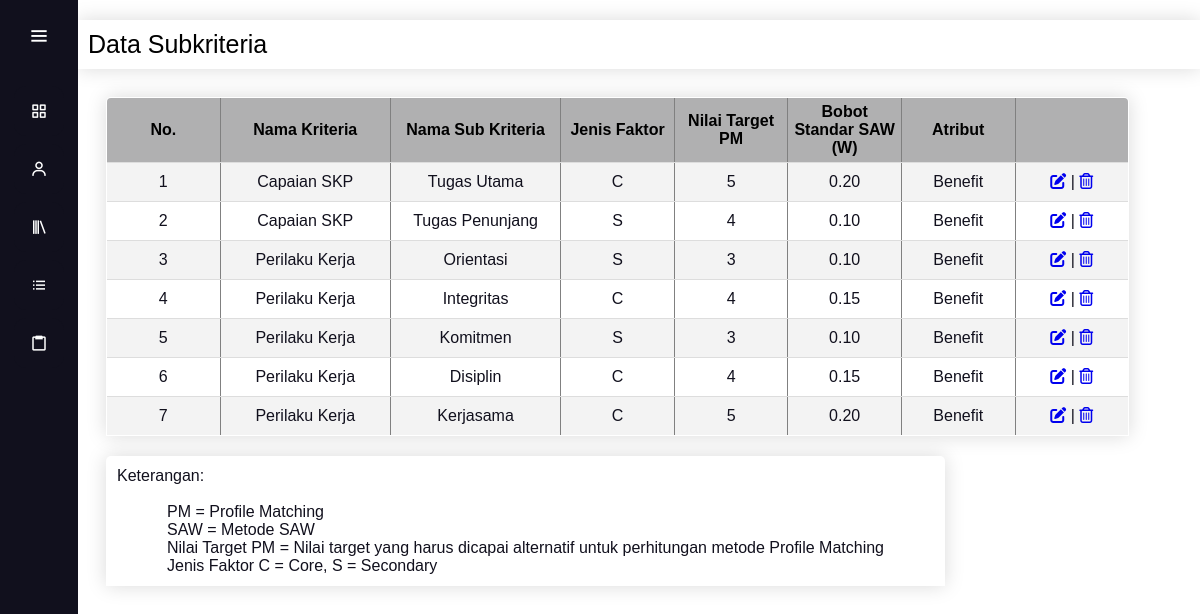
Page /data_subkriteria.php on the committed database.
### tables this page shows
CREATE TABLE `data_kriteria` (
  `id_aspek` tinyint(3) UNSIGNED NOT NULL,
  `nama_aspek` varchar(100) NOT NULL,
  `bobot` float NOT NULL,
  `bobot_core` float NOT NULL,
  `bobot_secondary` float NOT NULL,
  `nama_singkat` char(1) DEFAULT NULL
);

CREATE TABLE `data_subkriteria` (
  `id_sub` tinyint(4) NOT NULL,
  `kriteria` tinyint(4) NOT NULL COMMENT 'FK data_kriteria',
  `nama_sub` varchar(30) NOT NULL,
  `bobot_standar_pm` tinyint(4) NOT NULL,
  `bobot_standar_saw` decimal(4,2) NOT NULL,
  `jenis` enum('C','S') DEFAULT NULL COMMENT 'C=Core;S=Secondary',
  `jns_saw` varchar(7) NOT NULL
);

### data_subkriteria.php (the view, shortened to what this page needs)
<?php
    $conn = mysqli_connect("localhost", "root", "", "spk");
?>
<!DOCTYPE html>
<html>
    <head>
        <link rel="stylesheet" href="style.css">
        <link rel="stylesheet" href="fontAwesome/css/fontawesome.min.css">
        <link rel="stylesheet" href="fontAwesome/css/all.min.css">
        <link href='https://unpkg.com/boxicons@2.0.7/css/boxicons.min.css' rel='stylesheet'>
    </head>
    <body>
        <div class="sidebar">
            <div class="logo-details">
                <i class='bx bx-menu' id="btn" ></i>
            </div>
            <ul class="nav-list">
                <li>
                    <a href="index.php">
                        <i class='bx bx-grid-alt'></i>
                    </a>
                </li>
                <li>
                    <a href="data_alternatif.php">
                        <i class='bx bx-user' ></i>
                    </a>
                </li>
                <li>
                    <a href="data_kriteria.php">
                        <i class='bx bx-library'></i>
                    </a>
                </li>
                <li>
                    <a href="data_subkriteria.php">
                        <i class='bx bx-list-ul'></i>
                    </a>
                </li>
                <li>
                    <a href="hasil.php">
                        <i class='bx bx-clipboard'></i>
                    </a>
                </li>
            </ul>
        </div>
        <section class = "home-section">
            <div class="header">Data Subkriteria</div>
            <div class="text">
                <table class = 'content-table' border = '1' width = '98%'>
                    <tr>
                        <th align='center' width='10%'><b>No.</b></th>
                        <th align='center' width='15%'><b>Nama Kriteria</b></th>
                        <th align='center' width='15%'><b>Nama Sub Kriteria</b></th>
                        <th align='center' width='10%'><b>Jenis Faktor</b></th>
                        <th align='center' width='10%'><b>Nilai Target PM</b></th>
                        <th align='center' width='10%'><b>Bobot Standar SAW (W)</b></th>
                        <th align='center' width='10%'><b>Atribut</b></th>
                        <th align='center' width='10%'></th>
                    </tr>
                    <?php
                        $no = 1;
                        $cari = "SELECT * FROM data_kriteria, data_subkriteria WHERE data_kriteria.id_aspek = data_subkriteria.kriteria
                        ORDER BY data_subkriteria.id_sub";
                        $hasil = mysqli_query($conn, $cari);
                        while($data = mysqli_fetch_row($hasil)){
                    ?>
                    <tr>
                        <td align='center'><?= $no++; ?></td>
                        <td align='center'><?= $data[1] ?></td>
                        <td align='center'><?= $data[8] ?></td>
                        <td align='center'><?= $data[11] ?></td>
                        <td align='center'><?= $data[9] ?></td>
                        <td align='center'><?= $data[10] ?></td>
                        <td align='center'><?= $data[12] ?></td>
                        <td>
                            <center>
                                <a href="edit_sub.php?id=<?= $data[6];?>"><i class="fas fa-edit"></i></a> |
                                <a href="hapus_sub.php?id=<?= $data[6];?>" onclick="return confirm('Apakah anda yakin ingin menghapus ini ?')"><i class="far fa-trash-alt"></i></a>
                            </center>
                        </td>
                    </tr>
                    <?php } ?>
                </table>
                <table border='1' class="content-table">
                    <td>
                        Keterangan:</br><br>
                        <ul>
                            <li>PM = Profile Matching</li><br>
                            <li>SAW = Metode SAW</li><br>
                            <li>Nilai Target PM = Nilai target yang harus dicapai alternatif untuk perhitungan metode Profile Matching</li><br>
                            <li>Jenis Faktor C = Core, S = Secondary</li>
                        </ul>
                    </td>
                </table>
            </div>
        </section>
    </body>
</html>

### style.css (style rules this page uses)
* { margin: 0; padding: 0; box-sizing: border-box; font-family: "Poppins" , sans-serif; }
* { margin: 0; padding: 0; font-family: 'Quicksand', sans-serif; }
.content-table { border-collapse: collapse; margin: 25px 0px; font-size: 18px; border-radius: 5px 5px 0 0; overflow: hidden; box-shadow: 0 0 20px rgba(0, 0, 0, 0.15); }
.content-table tr th { background-color: #b0b0b1; color: #000000; text-align:center; }
.content-table th, .content-table td { padding: 12px 15px; }
.content-table tbody tr { border-bottom: 1px solid #dddddd; }
.content-table tbody tr:nth-of-type(even) { background-color: #f3f3f3; }
.home-section ul { width: fit-content; margin: auto; }
.home-section li { display: inline-block; margin-right: 50px; margin-left: 50px; }
.sidebar { position: fixed; left: 0; top: 0; height: 100%; width: 78px; background: #11101D; padding: 6px 14px; z-index: 99; transition: all 0.5s ease; }
.sidebar .logo-details { height: 60px; display: flex; align-items: center; position: relative; }
.sidebar .logo-details #btn { position: absolute; top: 50%; right: 0; transform: translateY(-50%); font-size: 22px; transition: all 0.4s ease; font-size: 23px; text-align: center; cursor: pointer; transition: all 0.5s ease; }
.sidebar i { color: #fff; height: 60px; min-width: 50px; font-size: 28px; text-align: center; line-height: 60px; }
.sidebar .nav-list { margin-top: 20px; height: 100%; }
.sidebar li { position: relative; margin: 8px 0; list-style: none; }
.sidebar li a { display: flex; height: 100%; width: 100%; border-radius: 12px; align-items: center; text-decoration: none; transition: all 0.4s ease; background: #11101D; }
.sidebar li i { height: 50px; line-height: 50px; font-size: 18px; border-radius: 12px; }
.home-section { position: relative; background: #ffffff; min-height: 100vh; top: 20px; left: 78px; width: calc(100% - 78px); transition: all 0.5s ease; z-index: 2; }
.home-section .header { background: #ffffff; text-align: left; color: rgb(0, 0, 0); font-size: 25px; font-weight: 500; margin: 0px; padding: 10px; box-shadow: 0 0 20px rgba(0, 0, 0, 0.15); }
.home-section .text { display: inline-block; color: #11101d; font-size: 15px; font-weight: 50; margin: 18px; max-width:100%; width: calc(100% - 78px); }
.home-section .text table { font-size: 16px; margin: 10px; float: left; }
.home-section .text table tr, .home-section .text table td { padding: 10px; }
.home-section .text table th { padding: 5px; height: auto; }

### rows in the picture
data_kriteria: nama_aspek "Capaian SKP", data_subkriteria.nama_sub "Tugas Utama", data_subkriteria.jenis "C", data_subkriteria.bobot_standar_pm "5", data_subkriteria.bobot_standar_saw "0.20", data_subkriteria.jns_saw "Benefit", data_subkriteria.nama_sub "Tugas Penunjang", data_subkriteria.jenis "S", data_subkriteria.bobot_standar_pm "4", data_subkriteria.bobot_standar_saw "0.10"
data_kriteria: nama_aspek "Perilaku Kerja", data_subkriteria.nama_sub "Orientasi", data_subkriteria.jenis "S", data_subkriteria.bobot_standar_pm "3", data_subkriteria.bobot_standar_saw "0.10", data_subkriteria.jns_saw "Benefit", data_subkriteria.nama_sub "Integritas", data_subkriteria.jenis "C", data_subkriteria.bobot_standar_pm "4", data_subkriteria.bobot_standar_saw "0.15", data_subkriteria.nama_sub "Komitmen", data_subkriteria.nama_sub "Disiplin", data_subkriteria.nama_sub "Kerjasama", data_subkriteria.bobot_standar_pm "5", data_subkriteria.bobot_standar_saw "0.20"
